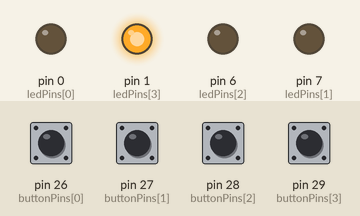
This sketch was run on a simulated Arduino Mega 2560, built with avr-gcc and run on an emulated ATmega2560. Shown: output pins drawn as LEDs (lit = HIGH). Inputs (shaded band) come from the test bench; at power-on: pin 26 (buttonPins[0]), pin 27 (buttonPins[1]), pin 28 (buttonPins[2]), pin 29 (buttonPins[3]) HIGH. Random numbers use the default seed unless the sketch sets one.

Above: at 2.4 s.
2.5 s: pin 26 (buttonPins[0]) pulled LOW for 0.15 s
At 4.1 s:
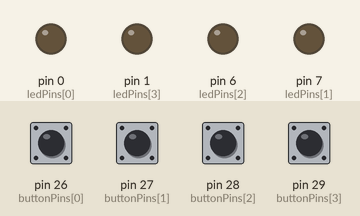
At 6.4 s:
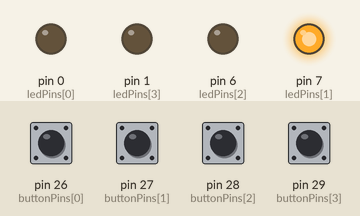
Timing chart, 0 to 19.1 s (numbered marks = the images above; inputs shaded):
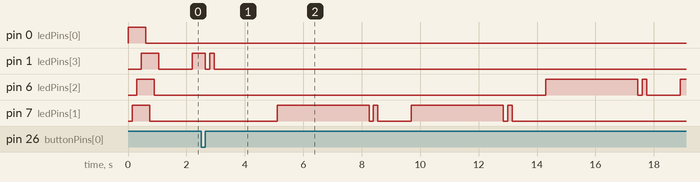

The sketch:

Pathfinder_Firmware.ino
```cpp
const int buttonPins[4] = {26, 27, 28, 29};  // BTN1 (TL), BTN2 (TR), BTN3 (BL), BTN4 (BR)
const int ledPins[4] = {0, 7, 6, 1};         // LED1 (BL), LED2 (TL), LED3 (TR), LED4 (BR)

int currentLed = -1;
int score = 0;
bool gameStarted = false;
bool waitingForInput = false;
unsigned long reactionStart = 0;
unsigned long timeLimit = 3000;  // starts at 3000 ms

void setup() {
  for (int i = 0; i < 4; i++) {
    pinMode(buttonPins[i], INPUT_PULLUP);
    pinMode(ledPins[i], OUTPUT);
    digitalWrite(ledPins[i], LOW);
  }
  splashScreen();
}

void loop() {
  if (!gameStarted) {
    delay(1000);
    startRound();
    gameStarted = true;
  }

  if (waitingForInput) {
    for (int i = 0; i < 4; i++) {
      if (digitalRead(buttonPins[i]) == LOW) {
        handleInput(i);
        break;
      }
    }

    if (millis() - reactionStart > timeLimit) {
      showFail();
      resetGame();
    }
  }
}

void splashScreen() {
  for (int i = 0; i < 4; i++) {
    digitalWrite(ledPins[i], HIGH);
    delay(150);
  }
  for (int i = 0; i < 4; i++) {
    digitalWrite(ledPins[i], LOW);
    delay(150);
  }
}

void startRound() {
  currentLed = random(0, 4);
  digitalWrite(ledPins[currentLed], HIGH);
  reactionStart = millis();
  waitingForInput = true;
}

void handleInput(int buttonIndex) {
  waitingForInput = false;
  digitalWrite(ledPins[currentLed], LOW);

  if (buttonIndex == currentLed) {
    showSuccess();
    score++;
    timeLimit = max(1000, 3000 - (score * 200)); // reduce time per round
  } else {
    showFail();
    resetGame();
  }

  delay(1000);
  gameStarted = false;
}

void showSuccess() {
  for (int i = 0; i < 2; i++) {
    allLeds(HIGH);
    delay(150);
    allLeds(LOW);
    delay(150);
  }
}

void showFail() {
  for (int i = 0; i < 2; i++) {
    digitalWrite(ledPins[currentLed], HIGH);
    delay(150);
    digitalWrite(ledPins[currentLed], LOW);
    delay(150);
  }
}

void allLeds(bool state) {
  for (int i = 0; i < 4; i++) {
    digitalWrite(ledPins[i], state);
  }
}

void resetGame() {
  score = 0;
  timeLimit = 3000;
  waitingForInput = false;
  gameStarted = false;
}
```
